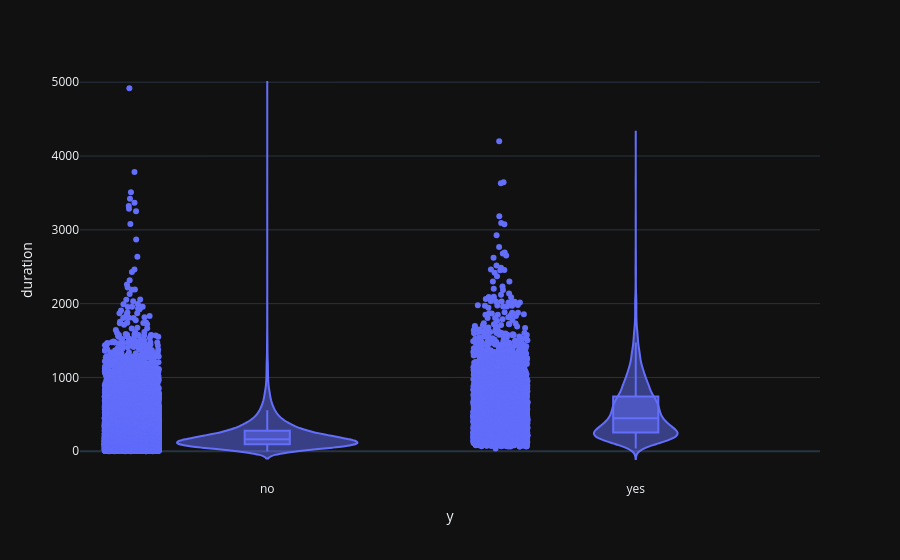

Here is the notebook cell this chart was saved with:
### Markdown cell above
Спостерігаємо кореляцію успішності дзвінків по певних професіях, серед лідерів студенти та пенсіонери, що також корелюється з віком респондентів.

### Code cell
px.violin(
    raw_df,
    y='duration',
    x='y',
    box=True,
    points='all'
)

### Figure 1 — Plotly figure (JSON) as saved in the notebook; plotly's stock layout.template omitted (floating-point values rounded to 4 significant figures; data arrays with more than 128 entries replaced by an {"elided": "..."} marker saying what was removed)
{"data": [{"alignmentgroup": "True", "box": {"visible": true}, "hovertemplate": "y=%{x}<br>duration=%{y}<extra></extra>", "legendgroup": "", "marker": {"color": "#636efa"}, "name": "", "offsetgroup": "", "orientation": "v", "points": "all", "scalegroup": "True", "showlegend": false, "x": {"elided": "41188 str values"}, "x0": " ", "xaxis": "x", "y": {"elided": "41188 int values"}, "y0": " ", "yaxis": "y", "type": "violin"}], "layout": {"xaxis": {"anchor": "y", "domain": [0.0, 1.0], "title": {"text": "y"}}, "yaxis": {"anchor": "x", "domain": [0.0, 1.0], "title": {"text": "duration"}}, "legend": {"tracegroupgap": 0}, "margin": {"t": 60}, "violinmode": "group"}}
